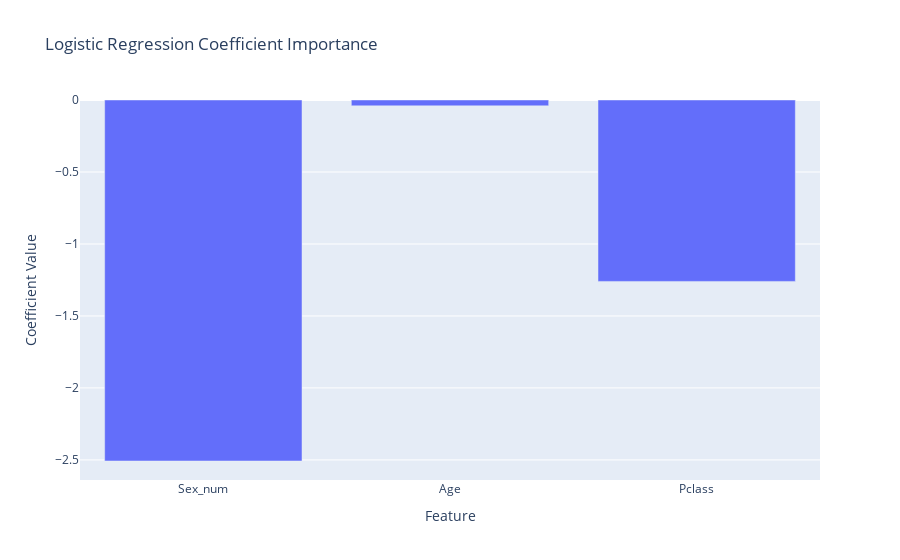

Notebook cell for this chart:
### Markdown cell above
**4. Coefficient Importance Bar Chart**  
Display a bar chart of the logistic regression coefficients for `Sex`, `Age`, and `Pclass`.  
**Question**: Which variable appears to have the greatest impact on survival prediction? Justify your answer using the magnitude of the coefficients.

### Code cell
# Obtener nombres y coeficientes del modelo
coefficients = model.coef_[0]
features = ['Sex_num', 'Age', 'Pclass']

# Crear DataFrame
coef_df = pd.DataFrame({
    'Feature': features,
    'Coefficient': coefficients
})

# Graficar
fig = px.bar(
    coef_df,
    x='Feature',
    y='Coefficient',
    title='Logistic Regression Coefficient Importance',
    labels={'Coefficient': 'Coefficient Value'}
)
fig.show()

### Figure 1 — Plotly figure (JSON) as saved in the notebook; plotly's stock layout.template omitted (floating-point values rounded to 4 significant figures)
{"data": [{"alignmentgroup": "True", "hovertemplate": "Feature=%{x}<br>Coefficient Value=%{y}<extra></extra>", "legendgroup": "", "marker": {"color": "#636efa", "pattern": {"shape": ""}}, "name": "", "offsetgroup": "", "orientation": "v", "showlegend": false, "textposition": "auto", "type": "bar", "x": ["Sex_num", "Age", "Pclass"], "xaxis": "x", "y": [-2.508, -0.04064, -1.26], "yaxis": "y"}], "layout": {"barmode": "relative", "legend": {"tracegroupgap": 0}, "title": {"text": "Logistic Regression Coefficient Importance"}, "xaxis": {"anchor": "y", "domain": [0, 1], "title": {"text": "Feature"}}, "yaxis": {"anchor": "x", "domain": [0, 1], "title": {"text": "Coefficient Value"}}}}
